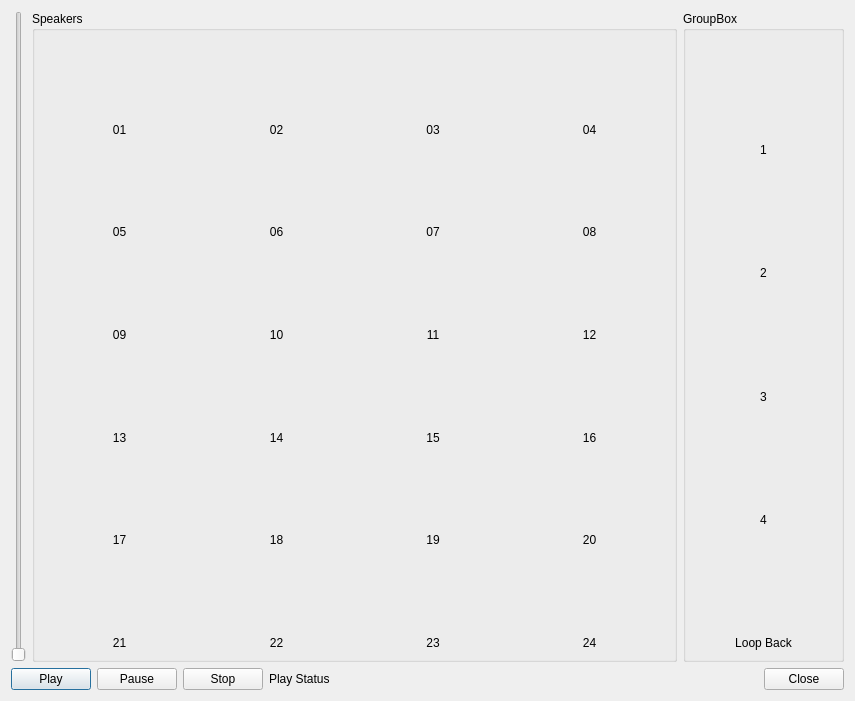
<ui version="4.0" >
 <class>Dialog</class>
 <widget class="QDialog" name="Dialog" >
  <property name="geometry" >
   <rect>
    <x>0</x>
    <y>0</y>
    <width>855</width>
    <height>701</height>
   </rect>
  </property>
  <property name="windowTitle" >
   <string>Dialog</string>
  </property>
  <layout class="QVBoxLayout" name="verticalLayout_32" >
   <item>
    <layout class="QHBoxLayout" name="horizontalLayout_8" >
     <item>
      <widget class="QSlider" name="InControl__AudioAmplifier__Gain" >
       <property name="orientation" >
        <enum>Qt::Vertical</enum>
       </property>
      </widget>
     </item>
     <item>
      <widget class="QGroupBox" name="groupBox" >
       <property name="sizePolicy" >
        <sizepolicy vsizetype="Preferred" hsizetype="Preferred" >
         <horstretch>4</horstretch>
         <verstretch>0</verstretch>
        </sizepolicy>
       </property>
       <property name="title" >
        <string>Speakers</string>
       </property>
       <layout class="QVBoxLayout" name="verticalLayout_25" >
        <item>
         <layout class="QHBoxLayout" name="horizontalLayout" >
          <item>
           <layout class="QVBoxLayout" name="verticalLayout" >
            <item>
             <widget class="Oscilloscope" native="1" name="OutPort__SndfilePlayer__out0" >
              <property name="sizePolicy" >
               <sizepolicy vsizetype="MinimumExpanding" hsizetype="MinimumExpanding" >
                <horstretch>0</horstretch>
                <verstretch>0</verstretch>
               </sizepolicy>
              </property>
             </widget>
            </item>
            <item>
             <widget class="QLabel" name="label" >
              <property name="text" >
               <string>01</string>
              </property>
              <property name="alignment" >
               <set>Qt::AlignCenter</set>
              </property>
             </widget>
            </item>
           </layout>
          </item>
          <item>
           <layout class="QVBoxLayout" name="verticalLayout_2" >
            <item>
             <widget class="Oscilloscope" native="1" name="OutPort__SndfilePlayer__out1" >
              <property name="sizePolicy" >
               <sizepolicy vsizetype="MinimumExpanding" hsizetype="MinimumExpanding" >
                <horstretch>0</horstretch>
                <verstretch>0</verstretch>
               </sizepolicy>
              </property>
             </widget>
            </item>
            <item>
             <widget class="QLabel" name="label_2" >
              <property name="text" >
               <string>02</string>
              </property>
              <property name="alignment" >
               <set>Qt::AlignCenter</set>
              </property>
             </widget>
            </item>
           </layout>
          </item>
          <item>
           <layout class="QVBoxLayout" name="verticalLayout_3" >
            <item>
             <widget class="Oscilloscope" native="1" name="OutPort__SndfilePlayer__out2" >
              <property name="sizePolicy" >
               <sizepolicy vsizetype="MinimumExpanding" hsizetype="MinimumExpanding" >
                <horstretch>0</horstretch>
                <verstretch>0</verstretch>
               </sizepolicy>
              </property>
             </widget>
            </item>
            <item>
             <widget class="QLabel" name="label_3" >
              <property name="text" >
               <string>03</string>
              </property>
              <property name="alignment" >
               <set>Qt::AlignCenter</set>
              </property>
             </widget>
            </item>
           </layout>
          </item>
          <item>
           <layout class="QVBoxLayout" name="verticalLayout_4" >
            <item>
             <widget class="Oscilloscope" native="1" name="OutPort__SndfilePlayer__out3" >
              <property name="sizePolicy" >
               <sizepolicy vsizetype="MinimumExpanding" hsizetype="MinimumExpanding" >
                <horstretch>0</horstretch>
                <verstretch>0</verstretch>
               </sizepolicy>
              </property>
             </widget>
            </item>
            <item>
             <widget class="QLabel" name="label_4" >
              <property name="text" >
               <string>04</string>
              </property>
              <property name="alignment" >
               <set>Qt::AlignCenter</set>
              </property>
             </widget>
            </item>
           </layout>
          </item>
         </layout>
        </item>
        <item>
         <layout class="QHBoxLayout" name="horizontalLayout_2" >
          <item>
           <layout class="QVBoxLayout" name="verticalLayout_5" >
            <item>
             <widget class="Oscilloscope" native="1" name="OutPort__SndfilePlayer__out4" >
              <property name="sizePolicy" >
               <sizepolicy vsizetype="MinimumExpanding" hsizetype="MinimumExpanding" >
                <horstretch>0</horstretch>
                <verstretch>0</verstretch>
               </sizepolicy>
              </property>
             </widget>
            </item>
            <item>
             <widget class="QLabel" name="label_5" >
              <property name="text" >
               <string>05</string>
              </property>
              <property name="alignment" >
               <set>Qt::AlignCenter</set>
              </property>
             </widget>
            </item>
           </layout>
          </item>
          <item>
           <layout class="QVBoxLayout" name="verticalLayout_6" >
            <item>
             <widget class="Oscilloscope" native="1" name="OutPort__SndfilePlayer__out5" >
              <property name="sizePolicy" >
               <sizepolicy vsizetype="MinimumExpanding" hsizetype="MinimumExpanding" >
                <horstretch>0</horstretch>
                <verstretch>0</verstretch>
               </sizepolicy>
              </property>
             </widget>
            </item>
            <item>
             <widget class="QLabel" name="label_6" >
              <property name="text" >
               <string>06</string>
              </property>
              <property name="alignment" >
               <set>Qt::AlignCenter</set>
              </property>
             </widget>
            </item>
           </layout>
          </item>
          <item>
           <layout class="QVBoxLayout" name="verticalLayout_7" >
            <item>
             <widget class="Oscilloscope" native="1" name="OutPort__SndfilePlayer__out6" >
              <property name="sizePolicy" >
               <sizepolicy vsizetype="MinimumExpanding" hsizetype="MinimumExpanding" >
                <horstretch>0</horstretch>
                <verstretch>0</verstretch>
               </sizepolicy>
              </property>
             </widget>
            </item>
            <item>
             <widget class="QLabel" name="label_7" >
              <property name="text" >
               <string>07</string>
              </property>
              <property name="alignment" >
               <set>Qt::AlignCenter</set>
              </property>
             </widget>
            </item>
           </layout>
          </item>
          <item>
           <layout class="QVBoxLayout" name="verticalLayout_8" >
            <item>
             <widget class="Oscilloscope" native="1" name="OutPort__SndfilePlayer__out7" >
              <property name="sizePolicy" >
               <sizepolicy vsizetype="MinimumExpanding" hsizetype="MinimumExpanding" >
                <horstretch>0</horstretch>
                <verstretch>0</verstretch>
               </sizepolicy>
              </property>
             </widget>
            </item>
            <item>
             <widget class="QLabel" name="label_8" >
              <property name="text" >
               <string>08</string>
              </property>
              <property name="alignment" >
               <set>Qt::AlignCenter</set>
              </property>
             </widget>
            </item>
           </layout>
          </item>
         </layout>
        </item>
        <item>
         <layout class="QHBoxLayout" name="horizontalLayout_3" >
          <item>
           <layout class="QVBoxLayout" name="verticalLayout_9" >
            <item>
             <widget class="Oscilloscope" native="1" name="OutPort__SndfilePlayer__out8" >
              <property name="sizePolicy" >
               <sizepolicy vsizetype="MinimumExpanding" hsizetype="MinimumExpanding" >
                <horstretch>0</horstretch>
                <verstretch>0</verstretch>
               </sizepolicy>
              </property>
             </widget>
            </item>
            <item>
             <widget class="QLabel" name="label_9" >
              <property name="text" >
               <string>09</string>
              </property>
              <property name="alignment" >
               <set>Qt::AlignCenter</set>
              </property>
             </widget>
            </item>
           </layout>
          </item>
          <item>
           <layout class="QVBoxLayout" name="verticalLayout_10" >
            <item>
             <widget class="Oscilloscope" native="1" name="OutPort__SndfilePlayer__out9" >
              <property name="sizePolicy" >
               <sizepolicy vsizetype="MinimumExpanding" hsizetype="MinimumExpanding" >
                <horstretch>0</horstretch>
                <verstretch>0</verstretch>
               </sizepolicy>
              </property>
             </widget>
            </item>
            <item>
             <widget class="QLabel" name="label_10" >
              <property name="text" >
               <string>10</string>
              </property>
              <property name="alignment" >
               <set>Qt::AlignCenter</set>
              </property>
             </widget>
            </item>
           </layout>
          </item>
          <item>
           <layout class="QVBoxLayout" name="verticalLayout_11" >
            <item>
             <widget class="Oscilloscope" native="1" name="OutPort__SndfilePlayer__out10" >
              <property name="sizePolicy" >
               <sizepolicy vsizetype="MinimumExpanding" hsizetype="MinimumExpanding" >
                <horstretch>0</horstretch>
                <verstretch>0</verstretch>
               </sizepolicy>
              </property>
             </widget>
            </item>
            <item>
             <widget class="QLabel" name="label_11" >
              <property name="text" >
               <string>11</string>
              </property>
              <property name="alignment" >
               <set>Qt::AlignCenter</set>
              </property>
             </widget>
            </item>
           </layout>
          </item>
          <item>
           <layout class="QVBoxLayout" name="verticalLayout_12" >
            <item>
             <widget class="Oscilloscope" native="1" name="OutPort__SndfilePlayer__out11" >
              <property name="sizePolicy" >
               <sizepolicy vsizetype="MinimumExpanding" hsizetype="MinimumExpanding" >
                <horstretch>0</horstretch>
                <verstretch>0</verstretch>
               </sizepolicy>
              </property>
             </widget>
            </item>
            <item>
             <widget class="QLabel" name="label_12" >
              <property name="text" >
               <string>12</string>
              </property>
              <property name="alignment" >
               <set>Qt::AlignCenter</set>
              </property>
             </widget>
            </item>
           </layout>
          </item>
         </layout>
        </item>
        <item>
         <layout class="QHBoxLayout" name="horizontalLayout_4" >
          <item>
           <layout class="QVBoxLayout" name="verticalLayout_13" >
            <item>
             <widget class="Oscilloscope" native="1" name="OutPort__SndfilePlayer__out12" >
              <property name="sizePolicy" >
               <sizepolicy vsizetype="MinimumExpanding" hsizetype="MinimumExpanding" >
                <horstretch>0</horstretch>
                <verstretch>0</verstretch>
               </sizepolicy>
              </property>
             </widget>
            </item>
            <item>
             <widget class="QLabel" name="label_13" >
              <property name="text" >
               <string>13</string>
              </property>
              <property name="alignment" >
               <set>Qt::AlignCenter</set>
              </property>
             </widget>
            </item>
           </layout>
          </item>
          <item>
           <layout class="QVBoxLayout" name="verticalLayout_14" >
            <item>
             <widget class="Oscilloscope" native="1" name="OutPort__SndfilePlayer__out13" >
              <property name="sizePolicy" >
               <sizepolicy vsizetype="MinimumExpanding" hsizetype="MinimumExpanding" >
                <horstretch>0</horstretch>
                <verstretch>0</verstretch>
               </sizepolicy>
              </property>
             </widget>
            </item>
            <item>
             <widget class="QLabel" name="label_14" >
              <property name="text" >
               <string>14</string>
              </property>
              <property name="alignment" >
               <set>Qt::AlignCenter</set>
              </property>
             </widget>
            </item>
           </layout>
          </item>
          <item>
           <layout class="QVBoxLayout" name="verticalLayout_15" >
            <item>
             <widget class="Oscilloscope" native="1" name="OutPort__SndfilePlayer__out14" >
              <property name="sizePolicy" >
               <sizepolicy vsizetype="MinimumExpanding" hsizetype="MinimumExpanding" >
                <horstretch>0</horstretch>
                <verstretch>0</verstretch>
               </sizepolicy>
              </property>
             </widget>
            </item>
            <item>
             <widget class="QLabel" name="label_15" >
              <property name="text" >
               <string>15</string>
              </property>
              <property name="alignment" >
               <set>Qt::AlignCenter</set>
              </property>
             </widget>
            </item>
           </layout>
          </item>
          <item>
           <layout class="QVBoxLayout" name="verticalLayout_16" >
            <item>
             <widget class="Oscilloscope" native="1" name="OutPort__SndfilePlayer__out15" >
              <property name="sizePolicy" >
               <sizepolicy vsizetype="MinimumExpanding" hsizetype="MinimumExpanding" >
                <horstretch>0</horstretch>
                <verstretch>0</verstretch>
               </sizepolicy>
              </property>
             </widget>
            </item>
            <item>
             <widget class="QLabel" name="label_16" >
              <property name="text" >
               <string>16</string>
              </property>
              <property name="alignment" >
               <set>Qt::AlignCenter</set>
              </property>
             </widget>
            </item>
           </layout>
          </item>
         </layout>
        </item>
        <item>
         <layout class="QHBoxLayout" name="horizontalLayout_6" >
          <item>
           <layout class="QVBoxLayout" name="verticalLayout_17" >
            <item>
             <widget class="Oscilloscope" native="1" name="OutPort__SndfilePlayer__out16" >
              <property name="sizePolicy" >
               <sizepolicy vsizetype="MinimumExpanding" hsizetype="MinimumExpanding" >
                <horstretch>0</horstretch>
                <verstretch>0</verstretch>
               </sizepolicy>
              </property>
             </widget>
            </item>
            <item>
             <widget class="QLabel" name="label_17" >
              <property name="text" >
               <string>17</string>
              </property>
              <property name="alignment" >
               <set>Qt::AlignCenter</set>
              </property>
             </widget>
            </item>
           </layout>
          </item>
          <item>
           <layout class="QVBoxLayout" name="verticalLayout_18" >
            <item>
             <widget class="Oscilloscope" native="1" name="OutPort__SndfilePlayer__out17" >
              <property name="sizePolicy" >
               <sizepolicy vsizetype="MinimumExpanding" hsizetype="MinimumExpanding" >
                <horstretch>0</horstretch>
                <verstretch>0</verstretch>
               </sizepolicy>
              </property>
             </widget>
            </item>
            <item>
             <widget class="QLabel" name="label_18" >
              <property name="text" >
               <string>18</string>
              </property>
              <property name="alignment" >
               <set>Qt::AlignCenter</set>
              </property>
             </widget>
            </item>
           </layout>
          </item>
          <item>
           <layout class="QVBoxLayout" name="verticalLayout_19" >
            <item>
             <widget class="Oscilloscope" native="1" name="OutPort__SndfilePlayer__out18" >
              <property name="sizePolicy" >
               <sizepolicy vsizetype="MinimumExpanding" hsizetype="MinimumExpanding" >
                <horstretch>0</horstretch>
                <verstretch>0</verstretch>
               </sizepolicy>
              </property>
             </widget>
            </item>
            <item>
             <widget class="QLabel" name="label_19" >
              <property name="text" >
               <string>19</string>
              </property>
              <property name="alignment" >
               <set>Qt::AlignCenter</set>
              </property>
             </widget>
            </item>
           </layout>
          </item>
          <item>
           <layout class="QVBoxLayout" name="verticalLayout_20" >
            <item>
             <widget class="Oscilloscope" native="1" name="OutPort__SndfilePlayer__out19" >
              <property name="sizePolicy" >
               <sizepolicy vsizetype="MinimumExpanding" hsizetype="MinimumExpanding" >
                <horstretch>0</horstretch>
                <verstretch>0</verstretch>
               </sizepolicy>
              </property>
             </widget>
            </item>
            <item>
             <widget class="QLabel" name="label_20" >
              <property name="text" >
               <string>20</string>
              </property>
              <property name="alignment" >
               <set>Qt::AlignCenter</set>
              </property>
             </widget>
            </item>
           </layout>
          </item>
         </layout>
        </item>
        <item>
         <layout class="QHBoxLayout" name="horizontalLayout_7" >
          <item>
           <layout class="QVBoxLayout" name="verticalLayout_21" >
            <item>
             <widget class="Oscilloscope" native="1" name="OutPort__SndfilePlayer__out20" >
              <property name="sizePolicy" >
               <sizepolicy vsizetype="MinimumExpanding" hsizetype="MinimumExpanding" >
                <horstretch>0</horstretch>
                <verstretch>0</verstretch>
               </sizepolicy>
              </property>
             </widget>
            </item>
            <item>
             <widget class="QLabel" name="label_21" >
              <property name="text" >
               <string>21</string>
              </property>
              <property name="alignment" >
               <set>Qt::AlignCenter</set>
              </property>
             </widget>
            </item>
           </layout>
          </item>
          <item>
           <layout class="QVBoxLayout" name="verticalLayout_22" >
            <item>
             <widget class="Oscilloscope" native="1" name="OutPort__SndfilePlayer__out21" >
              <property name="sizePolicy" >
               <sizepolicy vsizetype="MinimumExpanding" hsizetype="MinimumExpanding" >
                <horstretch>0</horstretch>
                <verstretch>0</verstretch>
               </sizepolicy>
              </property>
             </widget>
            </item>
            <item>
             <widget class="QLabel" name="label_22" >
              <property name="text" >
               <string>22</string>
              </property>
              <property name="alignment" >
               <set>Qt::AlignCenter</set>
              </property>
             </widget>
            </item>
           </layout>
          </item>
          <item>
           <layout class="QVBoxLayout" name="verticalLayout_23" >
            <item>
             <widget class="Oscilloscope" native="1" name="OutPort__SndfilePlayer__out22" >
              <property name="sizePolicy" >
               <sizepolicy vsizetype="MinimumExpanding" hsizetype="MinimumExpanding" >
                <horstretch>0</horstretch>
                <verstretch>0</verstretch>
               </sizepolicy>
              </property>
             </widget>
            </item>
            <item>
             <widget class="QLabel" name="label_23" >
              <property name="text" >
               <string>23</string>
              </property>
              <property name="alignment" >
               <set>Qt::AlignCenter</set>
              </property>
             </widget>
            </item>
           </layout>
          </item>
          <item>
           <layout class="QVBoxLayout" name="verticalLayout_24" >
            <item>
             <widget class="Oscilloscope" native="1" name="OutPort__SndfilePlayer__out23" >
              <property name="sizePolicy" >
               <sizepolicy vsizetype="MinimumExpanding" hsizetype="MinimumExpanding" >
                <horstretch>0</horstretch>
                <verstretch>0</verstretch>
               </sizepolicy>
              </property>
             </widget>
            </item>
            <item>
             <widget class="QLabel" name="label_24" >
              <property name="text" >
               <string>24</string>
              </property>
              <property name="alignment" >
               <set>Qt::AlignCenter</set>
              </property>
             </widget>
            </item>
           </layout>
          </item>
         </layout>
        </item>
       </layout>
      </widget>
     </item>
     <item>
      <widget class="QGroupBox" name="groupBox_2" >
       <property name="sizePolicy" >
        <sizepolicy vsizetype="Preferred" hsizetype="Preferred" >
         <horstretch>1</horstretch>
         <verstretch>0</verstretch>
        </sizepolicy>
       </property>
       <property name="title" >
        <string>GroupBox</string>
       </property>
       <layout class="QVBoxLayout" name="verticalLayout_31" >
        <item>
         <layout class="QVBoxLayout" name="verticalLayout_26" >
          <item>
           <widget class="Oscilloscope" native="1" name="OutPort__1__AudioOut" >
            <property name="sizePolicy" >
             <sizepolicy vsizetype="MinimumExpanding" hsizetype="MinimumExpanding" >
              <horstretch>0</horstretch>
              <verstretch>0</verstretch>
             </sizepolicy>
            </property>
           </widget>
          </item>
          <item>
           <widget class="QLabel" name="label_25" >
            <property name="text" >
             <string>1</string>
            </property>
            <property name="alignment" >
             <set>Qt::AlignCenter</set>
            </property>
           </widget>
          </item>
         </layout>
        </item>
        <item>
         <layout class="QVBoxLayout" name="verticalLayout_27" >
          <item>
           <widget class="Oscilloscope" native="1" name="OutPort__2__AudioOut" >
            <property name="sizePolicy" >
             <sizepolicy vsizetype="MinimumExpanding" hsizetype="MinimumExpanding" >
              <horstretch>0</horstretch>
              <verstretch>0</verstretch>
             </sizepolicy>
            </property>
           </widget>
          </item>
          <item>
           <widget class="QLabel" name="label_26" >
            <property name="text" >
             <string>2</string>
            </property>
            <property name="alignment" >
             <set>Qt::AlignCenter</set>
            </property>
           </widget>
          </item>
         </layout>
        </item>
        <item>
         <layout class="QVBoxLayout" name="verticalLayout_29" >
          <item>
           <widget class="Oscilloscope" native="1" name="OutPort__3__AudioOut" >
            <property name="sizePolicy" >
             <sizepolicy vsizetype="MinimumExpanding" hsizetype="MinimumExpanding" >
              <horstretch>0</horstretch>
              <verstretch>0</verstretch>
             </sizepolicy>
            </property>
           </widget>
          </item>
          <item>
           <widget class="QLabel" name="label_28" >
            <property name="text" >
             <string>3</string>
            </property>
            <property name="alignment" >
             <set>Qt::AlignCenter</set>
            </property>
           </widget>
          </item>
         </layout>
        </item>
        <item>
         <layout class="QVBoxLayout" name="verticalLayout_28" >
          <item>
           <widget class="Oscilloscope" native="1" name="OutPort__4__AudioOut" >
            <property name="sizePolicy" >
             <sizepolicy vsizetype="MinimumExpanding" hsizetype="MinimumExpanding" >
              <horstretch>0</horstretch>
              <verstretch>0</verstretch>
             </sizepolicy>
            </property>
           </widget>
          </item>
          <item>
           <widget class="QLabel" name="label_27" >
            <property name="text" >
             <string>4</string>
            </property>
            <property name="alignment" >
             <set>Qt::AlignCenter</set>
            </property>
           </widget>
          </item>
         </layout>
        </item>
        <item>
         <layout class="QVBoxLayout" name="verticalLayout_30" >
          <item>
           <widget class="Oscilloscope" native="1" name="OutPort__LoopBack__AudioOut" >
            <property name="sizePolicy" >
             <sizepolicy vsizetype="MinimumExpanding" hsizetype="MinimumExpanding" >
              <horstretch>0</horstretch>
              <verstretch>0</verstretch>
             </sizepolicy>
            </property>
           </widget>
          </item>
          <item>
           <widget class="QLabel" name="label_29" >
            <property name="text" >
             <string>Loop Back</string>
            </property>
            <property name="alignment" >
             <set>Qt::AlignCenter</set>
            </property>
           </widget>
          </item>
         </layout>
        </item>
       </layout>
      </widget>
     </item>
    </layout>
   </item>
   <item>
    <layout class="QHBoxLayout" name="buttonsLayout" >
     <item>
      <widget class="QPushButton" name="PlayButton" >
       <property name="text" >
        <string>Play</string>
       </property>
      </widget>
     </item>
     <item>
      <widget class="QPushButton" name="PauseButton" >
       <property name="text" >
        <string>Pause</string>
       </property>
      </widget>
     </item>
     <item>
      <widget class="QPushButton" name="StopButton" >
       <property name="text" >
        <string>Stop</string>
       </property>
      </widget>
     </item>
     <item>
      <widget class="QLabel" name="PlaybackIndicator" >
       <property name="text" >
        <string>Play Status</string>
       </property>
      </widget>
     </item>
     <item>
      <spacer name="horizontalSpacer" >
       <property name="orientation" >
        <enum>Qt::Horizontal</enum>
       </property>
       <property name="sizeHint" stdset="0" >
        <size>
         <width>40</width>
         <height>20</height>
        </size>
       </property>
      </spacer>
     </item>
     <item>
      <widget class="QPushButton" name="CloseButton" >
       <property name="text" >
        <string>Close</string>
       </property>
      </widget>
     </item>
    </layout>
   </item>
  </layout>
 </widget>
 <customwidgets>
  <customwidget>
   <class>Oscilloscope</class>
   <extends>QWidget</extends>
   <header>Oscilloscope.hxx</header>
  </customwidget>
 </customwidgets>
 <resources/>
 <connections>
  <connection>
   <sender>CloseButton</sender>
   <signal>clicked()</signal>
   <receiver>Dialog</receiver>
   <slot>accept()</slot>
   <hints>
    <hint type="sourcelabel" >
     <x>804</x>
     <y>668</y>
    </hint>
    <hint type="destinationlabel" >
     <x>855</x>
     <y>631</y>
    </hint>
   </hints>
  </connection>
 </connections>
</ui>
